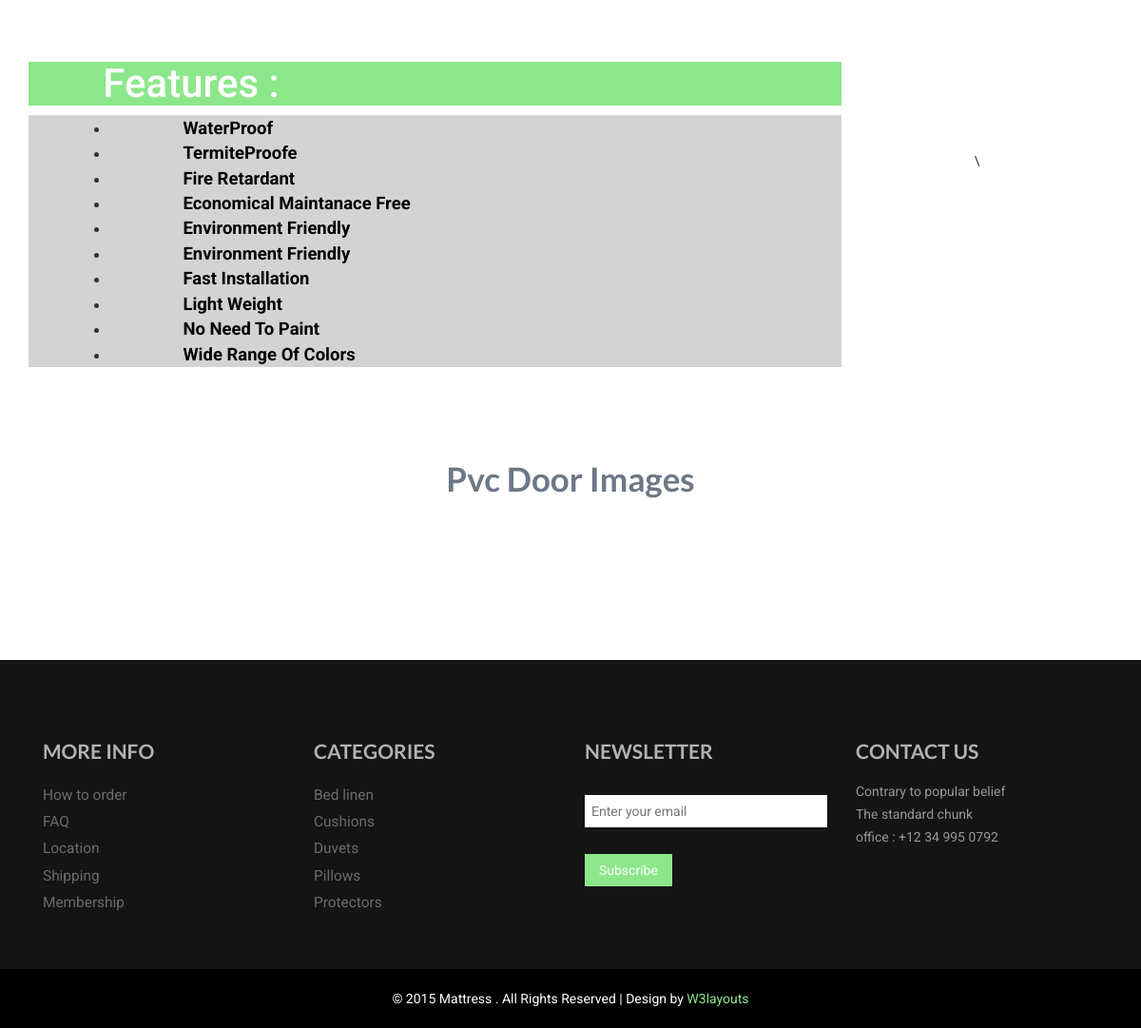
The page /pvc_door/ (lower part) on the database as committed earlier.
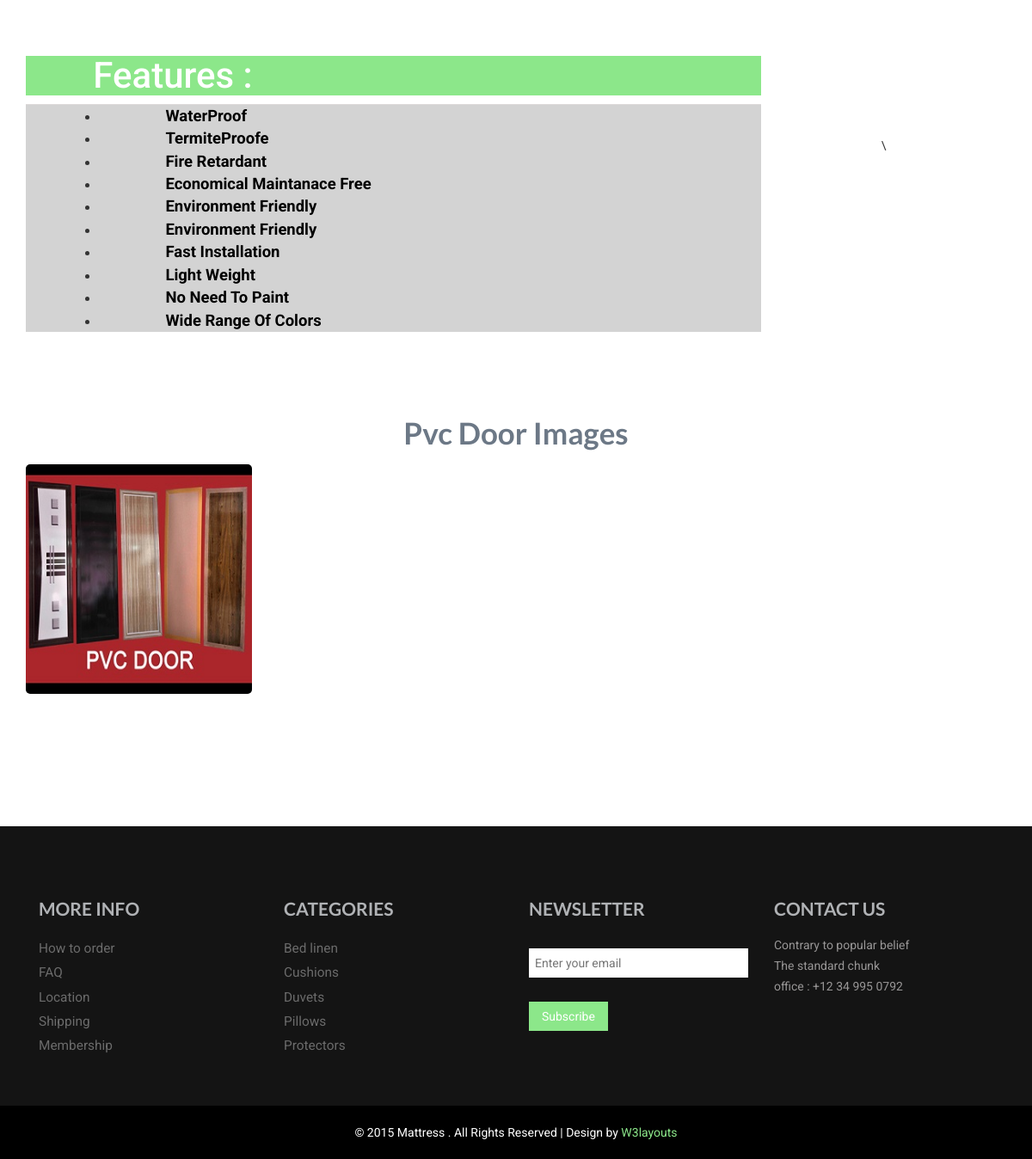
The same page on the database as committed later.
### furniture_app/models.py (models this page shows)
class Pvcdoor_Image(models.Model):
    Pvcdoor_Image=models.ImageField(upload_to='images/',default="",blank=True)

### furniture_app/views.py (the view)
# urls.py: path('pvc_door/',views.pvc_door,name='pvc_door'),
def pvc_door(request):
    img=Pvcdoor_Image.objects.all()
    return render(request,'pvc furniture/pvc_door.html',{'img':img})

### furniture_app/templates/pvc furniture/pvc_door.html (shortened to what this page needs)
{% extends 'base.html' %}
{% load static %}
{% block content %}
<!DOCTYPE html>
<html>
<head>
</head>
<body>
	<div class="pro-du">
		<div class="container">
			<div class="col-md-9 product1">
				<div class=" bottom-product">
					<div class="col-md-6 bottom-cd simpleCart_shelfItem">
				<br>
					<div class="ca-rt">
						</div>
						<div class="clearfix"></div>
					</div>
							<b><p style="font-size: 15px; padding-top: 10%; margin-right: 10%;">
							<br><br><br><br><br><br><br><br><br><br><br><br>
							<h1 style=" background-color: #8ce78a; color:  ffffff; font-size: 300% ; padding-right: 60%; text-align: center;">Features :</h1>
							<div class="col-md-12 product1">
								<div class="price-details">
								</div>
								<ul style="padding-left: 10%; background-color: lightgray; font-size: 200%;">
								  <li style="padding-left: 10%; font-size: 60%;"><span>WaterProof</span></li>
								</ul>
								<ul style="padding-left: 10%; background-color: lightgray;font-size: 200%;">
									<li style="padding-left: 10%; font-size: 60%;"><span>TermiteProofe</span></li>
								  </ul>
								  <ul style="padding-left: 10%; background-color: lightgray; font-size: 200%;">
									<li style="padding-left: 10%; font-size: 60%;"><span>Fire Retardant</span></li>
								  </ul>
								  <ul style="padding-left: 10%; background-color: lightgray;font-size: 200%;">
									<li style="padding-left: 10%;font-size: 60%;"><span>Economical Maintanace Free</span></li>
								  </ul>
								  <ul style="padding-left: 10%; background-color: lightgray;font-size: 200%;">
									<li style="padding-left: 10%; font-size: 60%;"><span>Environment Friendly</span></li>
								  </ul>
							<ul style="padding-left: 10%; background-color: lightgray;font-size: 200%;">
								<li style="padding-left: 10%; font-size: 60%;"><span>Environment Friendly</span></li>
							  </ul>
							  <ul style="padding-left: 10%;  background-color: lightgray; font-size: 200%;">
								<li style="padding-left: 10%; font-size: 60%;"><span>Fast Installation</span></li>
							  </ul>
							  <ul style="padding-left: 10%; background-color: lightgray;font-size: 200%;">
								<li style="padding-left: 10%; font-size: 60%;"><span>Light Weight</span></li>
							  </ul>
							  <ul style="padding-left: 10%; background-color: lightgray; font-size: 200%;">
								<li style="padding-left: 10%; font-size: 60%;"><span>No Need To Paint</span></li>
							  </ul>
							  <ul style="padding-left: 10%; background-color: lightgray; font-size: 200%;">
								<li style="padding-left: 10%; font-size: 60%;"><span>Wide Range Of Colors</span></li>
							  </ul>
						</div>
						</p>
					</b>
				<br>
				</div>
				</div>
			<div class="col-md-3 prod-rgt">
				<div class=" pro-tp">
					<div class="pl-rgt">
					</div>
						<div class="clearfix"></div>
				</div>
				<div class="pr-btm">
					\
				</div>
			</div>
				<div class="clearfix"></div>
			</div>
			<div class="contact">
				<div class="container">
			<div class="content-top">
				<h1>Pvc Door Images</h1>
				{% for i in img %}
				<div class="row text-center text-lg-left">
					<div class="col-lg-3 col-md-4 col-6">
					  <a href="#" class="d-block mb-4 h-100">
						<img id="myImg" src="{{i.Pvcdoor_Image.url}}" alt="Snow" style="width:100%;max-width:300px">
					  </a>
					</div>
				{% endfor %}
				</div>
					</div>
				</div>
				</div>
		</div>
</body>
</html>
{% endblock %}

Rows that differ between the two databases and show on the page:
added Pvcdoor_Image: Pvcdoor_Image (picture)
